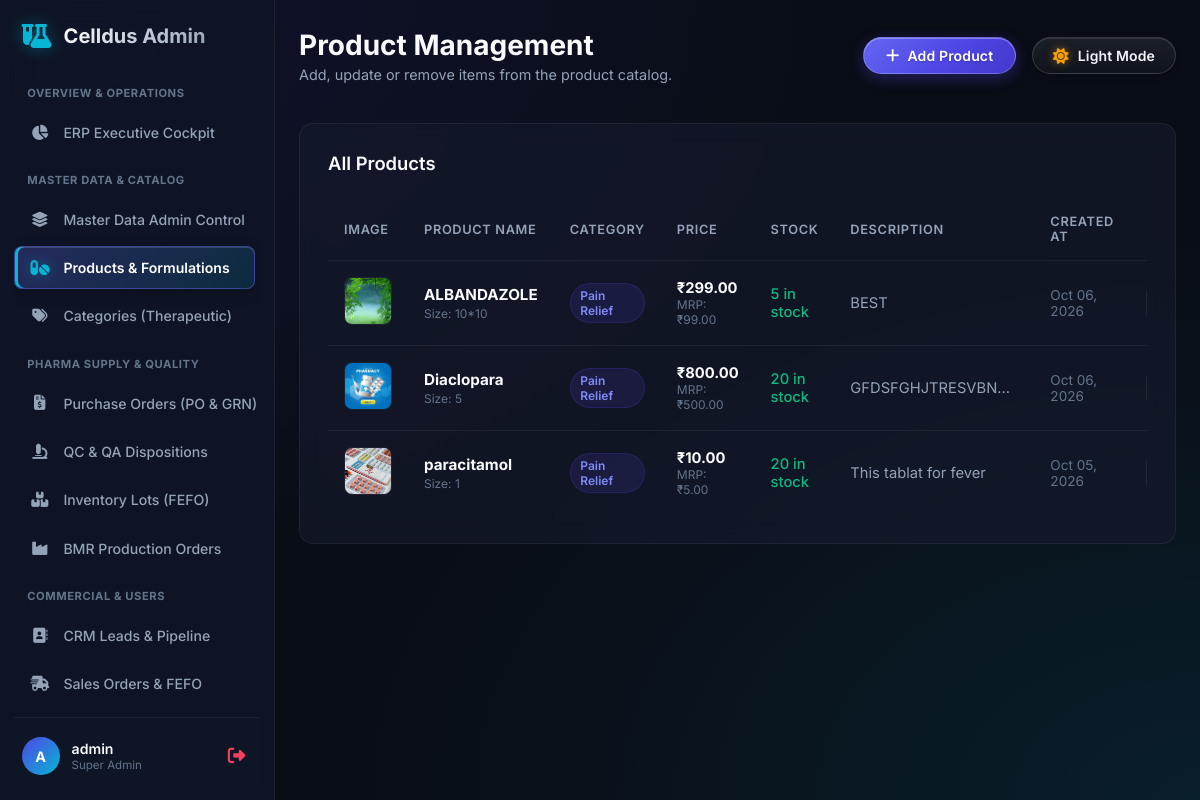
Page /dashboard/products/ (signed in) on the earlier database version.
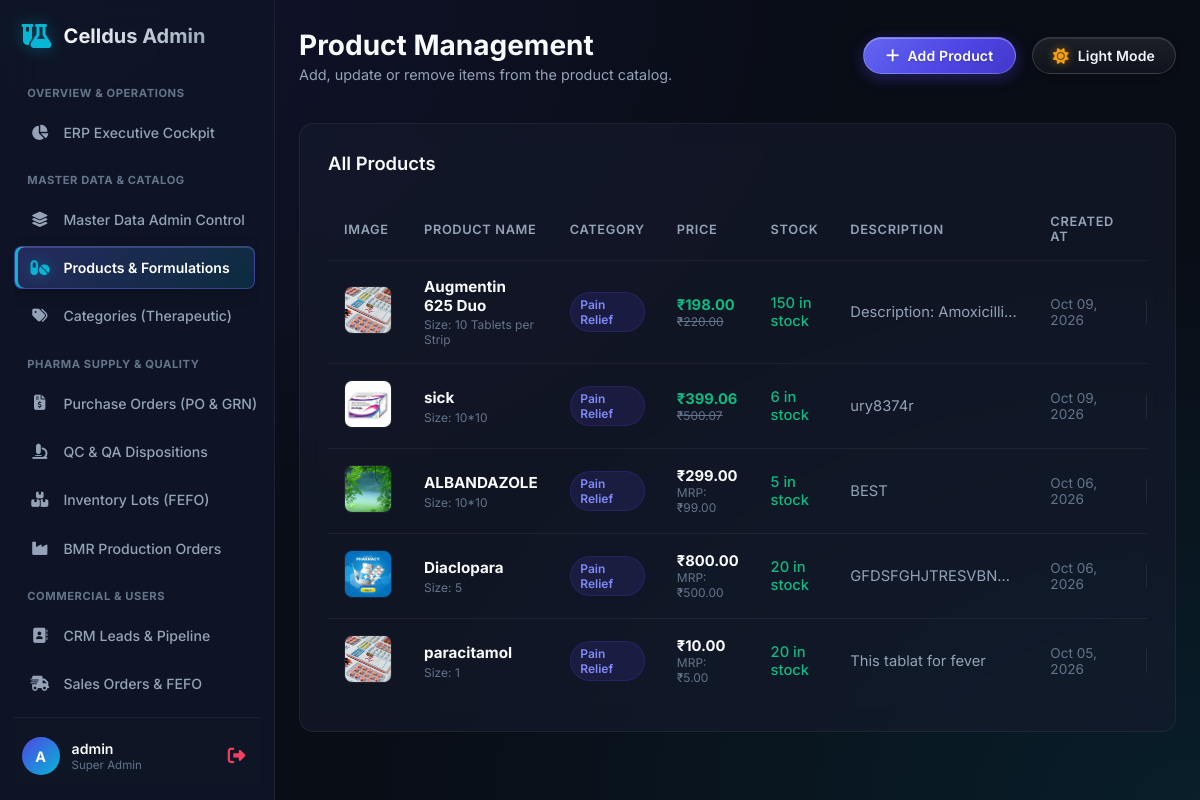
Same page on the later database version.
### main/models.py (models this page shows, shortened)
class Product(models.Model):
    name = models.CharField(max_length=200)
    description = models.TextField()
    category = models.ForeignKey(Category, on_delete=models.CASCADE, related_name='products')
    image = models.CharField(max_length=255, default='images/products/default.png')
    price = models.DecimalField(max_digits=10, decimal_places=2, default=0.00)
    selling_price = models.DecimalField(max_digits=10, decimal_places=2, default=0.00)
    size = models.CharField(max_length=100, blank=True, help_text="e.g. 10x10 Tablets, 100ml")
    stock = models.IntegerField(default=0)
    specification = models.TextField(blank=True, help_text="Detailed product specifications")
    created_at = models.DateTimeField(auto_now_add=True)

class Category(models.Model):
    name = models.CharField(max_length=100, unique=True)
    description = models.TextField(blank=True)
    created_at = models.DateTimeField(auto_now_add=True)
    class Meta:
        verbose_name_plural = "Categories"

### main/views.py (the view)
# urls.py: path('dashboard/products/', dashboard_products, name='dashboard_products'),
@staff_required
def dashboard_products(request):
    products = Product.objects.all().order_by('-created_at').select_related('category')
    categories = Category.objects.all()
    return render(request, 'dashboard/products.html', {
        "products": products,
        "categories": categories
    })

### main/context_processors.py (called while the page is built)
def footer_blogs(request):
    return {"footer_blogs": Blog.objects.all().order_by('-created_at')[:2]}

### main/views.py (called while the page is built)
def staff_required(view_func):
    return user_passes_test(lambda u: u.is_active and u.is_staff, login_url='dashboard_login')(view_func)

### templates/dashboard/products.html (shortened to what this page needs)
{% extends 'dashboard/base.html' %}
{% load static %}
{% block page_title %}Product Management{% endblock %}
{% block page_subtitle %}Add, update or remove items from the product catalog.{% endblock %}
{% block top_actions %}
<button class="btn btn-primary" onclick="openModal('addProductModal')">
    <i class="fa-solid fa-plus"></i> Add Product
</button>
{% endblock %}
{% block content %}
<div class="panel">
    <div class="panel-header">
        <h2 class="panel-title">All Products</h2>
    </div>
    <div class="table-container">
        <table class="custom-table">
            <thead>
                <tr>
                    <th style="width: 80px;">Image</th>
                    <th>Product Name</th>
                    <th>Category</th>
                    <th>Price</th>
                    <th>Stock</th>
                    <th>Description</th>
                    <th>Created At</th>
                    <th style="width: 100px; text-align: right;">Actions</th>
                </tr>
            </thead>
            <tbody>
                {% for prod in products %}
                <tr>
                    <td>
                        <img src="{% static prod.image %}" alt="{{ prod.name }}" class="table-product-img">
                    </td>
                    <td>
                        <strong style="color: var(--text-primary); font-size: 0.95rem;">{{ prod.name }}</strong>
                        {% if prod.size %}
                        <div style="font-size: 0.75rem; color: var(--text-muted); margin-top: 0.15rem;">
                            Size: {{ prod.size }}
                        </div>
                        {% endif %}
                    </td>
                    <td>
                        <span class="badge badge-primary">{{ prod.category.name }}</span>
                    </td>
                    <td>
                        {% if prod.selling_price > 0 and prod.selling_price < prod.price %}
                        <div style="font-weight: 700; color: #10b981; font-size: 0.92rem;">₹{{ prod.selling_price }}</div>
                        <div style="text-decoration: line-through; color: var(--text-muted); font-size: 0.75rem;">₹{{ prod.price }}</div>
                        {% elif prod.selling_price > 0 and prod.price > 0 and prod.selling_price != prod.price %}
                        <div style="font-weight: 700; color: var(--text-primary); font-size: 0.92rem;">₹{{ prod.selling_price }}</div>
                        <div style="color: var(--text-muted); font-size: 0.75rem;">MRP: ₹{{ prod.price }}</div>
                        {% elif prod.selling_price > 0 %}
                        <span style="color: var(--text-primary); font-weight: 700; font-size: 0.92rem;">₹{{ prod.selling_price }}</span>
                        {% else %}
                        <span style="color: var(--text-primary); font-weight: 700; font-size: 0.92rem;">₹{{ prod.price }}</span>
                        {% endif %}
                    </td>
                    <td>
                        {% if prod.stock > 0 %}
                        <span style="color: #10b981; font-weight: 500;">{{ prod.stock }} in stock</span>
                        {% else %}
                        <span style="color: #ef4444; font-weight: 600;">Out of Stock</span>
                        {% endif %}
                    </td>
                    <td
                        style="color: var(--text-secondary); max-width: 200px; overflow: hidden; text-overflow: ellipsis; white-space: nowrap;">
                        {{ prod.description }}
                    </td>
                    <td style="color: var(--text-muted); font-size: 0.85rem;">{{ prod.created_at|date:"M d, Y" }}</td>
                    <td>
                    </td>
                </tr>
                {% empty %}
                <tr>
                    <td colspan="8" style="text-align: center; color: var(--text-muted); padding: 3rem;">
                        No products found. Click 'Add Product' to list one.
                    </td>
                </tr>
                {% endfor %}
            </tbody>
        </table>
    </div>
</div>
{% endblock %}

Differences in the rows shown:
added Product: image (picture), name "Augmentin 625 Duo", size "10 Tablets per Strip", category.name "Pain Relief", selling_price "198.00", price "220.00", stock "150", description "Description: Amoxicilli…", created_at "Oct 09, 2026"
added Product: image (placeholder picture), name "sick", size "10*10", category.name "Pain Relief", selling_price "399.06", price "500.07", stock "6", description "ury8374r", created_at "Oct 09, 2026"
